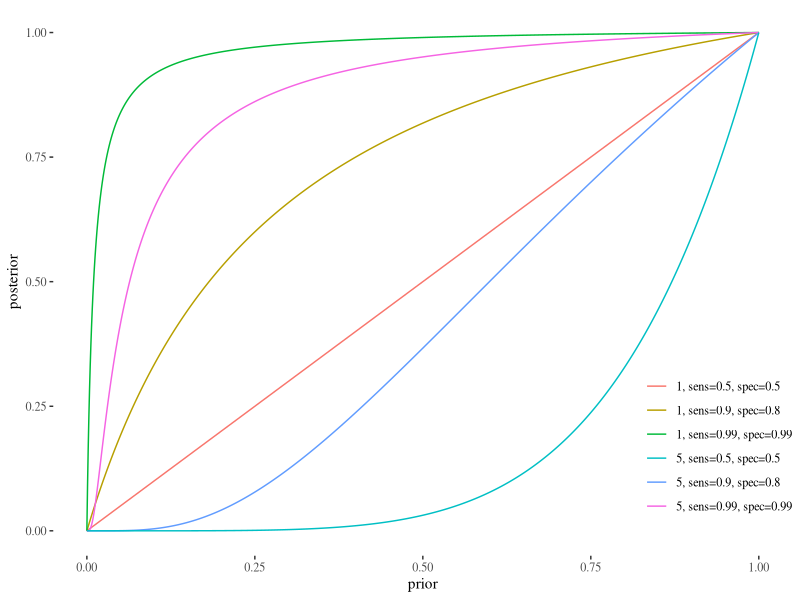
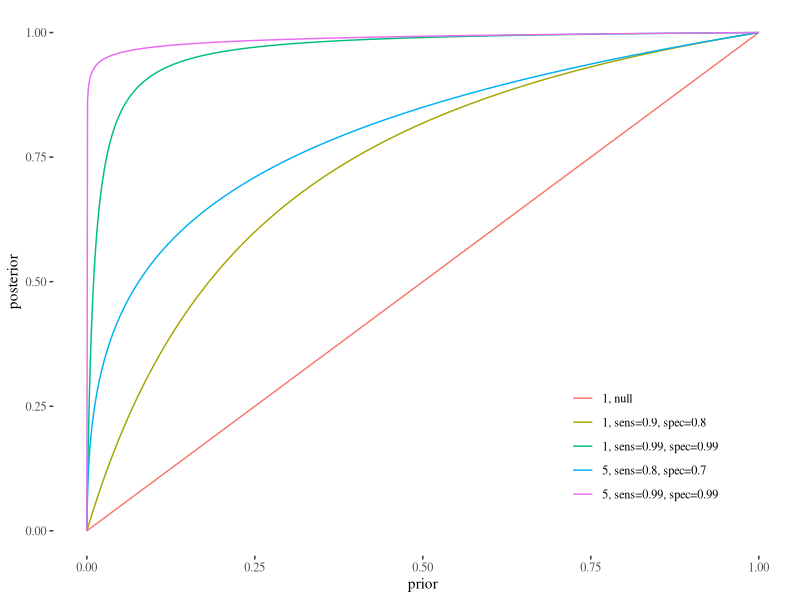
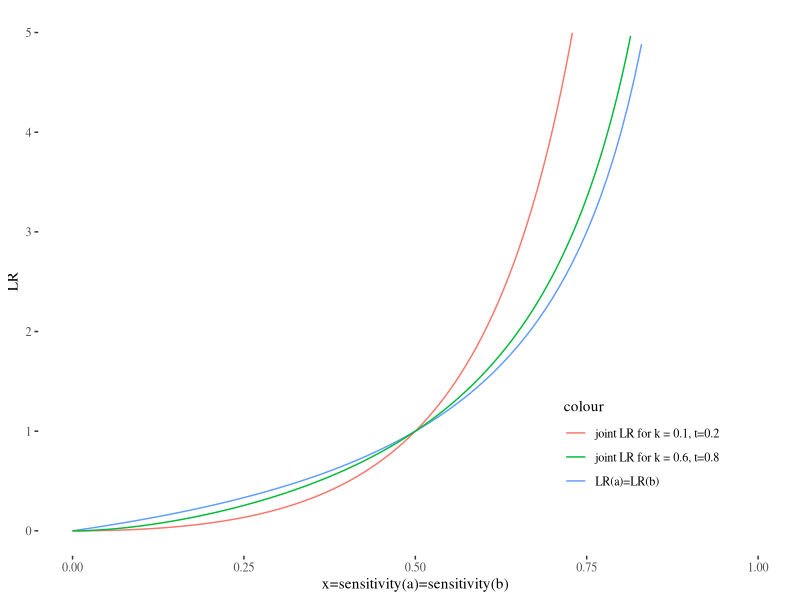
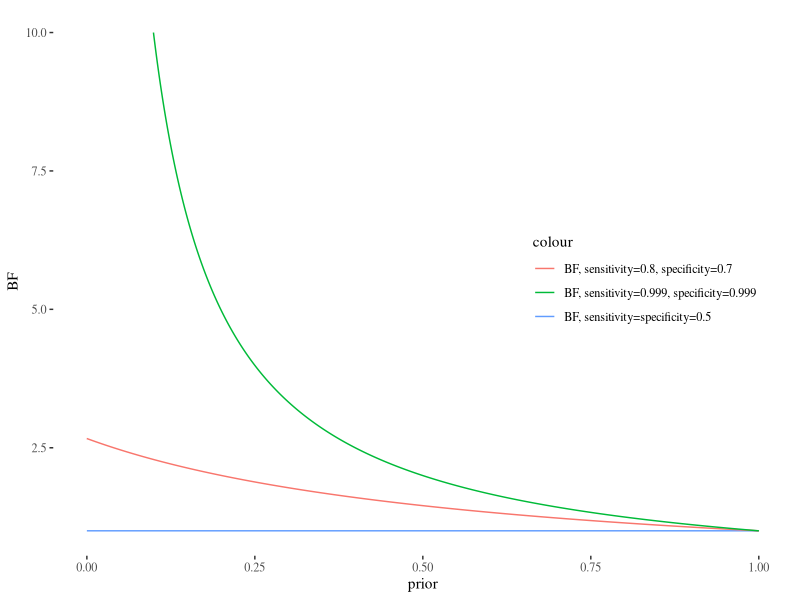
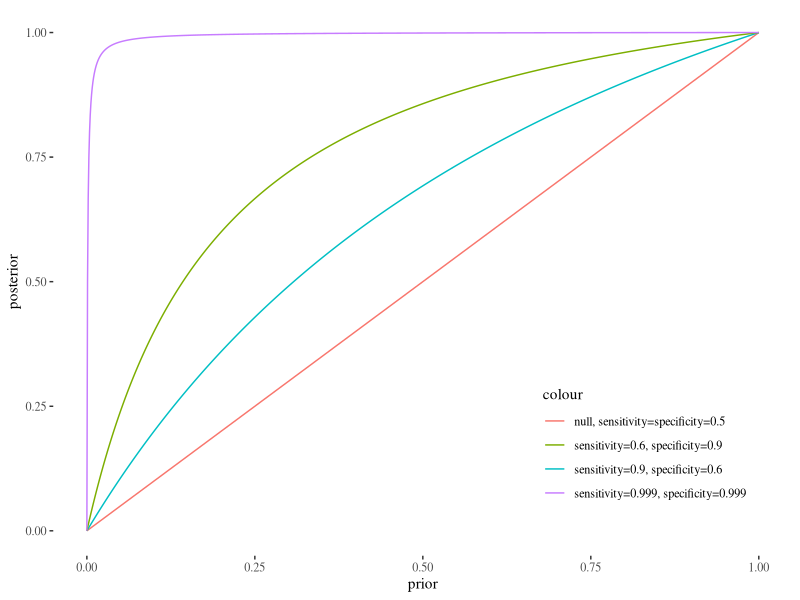
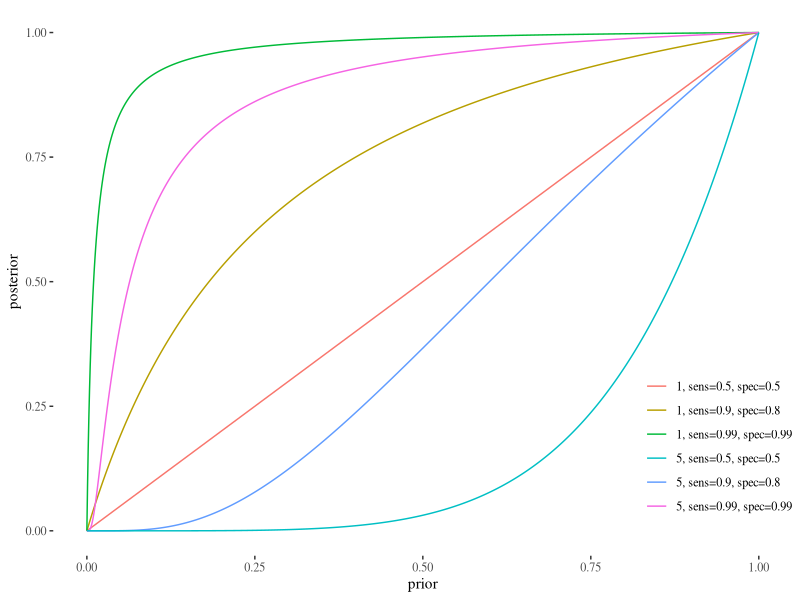
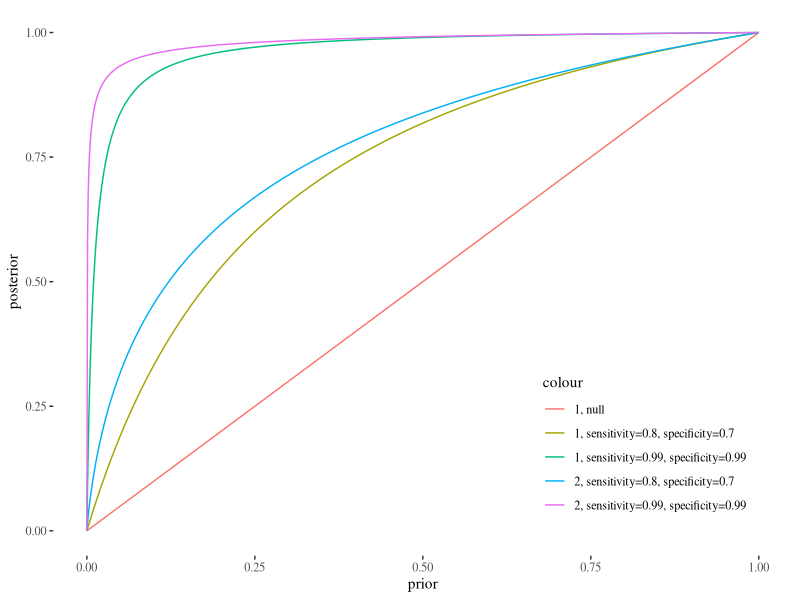

Generate these figures, in order, with R:
## ---- chunk 1
knitr::opts_chunk$set(echo = TRUE)
## ---- chunk 2
0.5^(1/10)
## ---- chunk 3
0.95^(1/10)
## ---- chunk 4
0.95^(10)
## ---- chunk 5
library(ggplot2)
library(ggthemes)


post <- function (x, s1, s2){
  (x)*
    (
      s1/
        (s1*x+(1-s2)*(1-x))
     )
}


postn <- function (x, s1, s2, n){
  ((x)^n)*
    ((
      s1/
        (s1*x+(1-s2)*(1-x))
     )^n)
    
}

x <-seq(0,1,by=0.001)
y0908 <- post(x, 0.9, 0.8)
y0909 <- post(x, 0.99, 0.99)
yy0908 <- postn(x, 0.9, 0.8, 2)
yy0909 <- postn(x, 0.99, 0.99, 2)
yynull <- postn(x, 0.5, 0.5, 2)
y50908 <- postn(x, 0.9, 0.8, 5)
y50909 <- postn(x, 0.99, 0.99, 5)
y5null <- postn(x, 0.5, 0.5, 5)


ggplot() +
  stat_function(fun=function(x)(x), geom="line", aes(colour="1, sens=0.5, spec=0.5"))+
  #geom_line(aes(x = x, y = yynull,color = "2, sens=0.5, spec=0.5")) +
  geom_line(aes(x = x, y = y0908,color = "1, sens=0.9, spec=0.8")) +
  geom_line(aes(x = x, y = y0909,color = "1, sens=0.99, spec=0.99")) +
  #geom_line(aes(x = x, y = yy0908,color = "2, sens=0.9, spec=0.8")) +
  # geom_line(aes(x = x, y = yy0909,color = "2, sens=0.99, spec=0.99")) +
  geom_line(aes(x = x, y = y50908,color = "5, sens=0.9, spec=0.8")) +
  geom_line(aes(x = x, y = y50909,color = "5, sens=0.99, spec=0.99")) +
  geom_line(aes(x = x, y = y5null, color = "5, sens=0.5, spec=0.5")) +
        ylim(c(0,1))+
  xlab("prior")+ ylab("posterior")+theme_tufte()+
  theme(legend.position = c(0.9, 0.2), legend.title = element_blank())
## ---- chunk 6
library(ggplot2)
library(ggthemes)


post <- function (x, s1, s2){
  (x)*
    (
      s1/
        (s1*x+(1-s2)*(1-x))
     )
}


postnEq <- function (x, s1, s2, n){
  ((x^(1/n))^5)*
    ((
      s1/
        (s1*x^(1/n)+(1-s2)*(1-x^(1/n)))
     )^n)
}

x <-seq(0,1,by=0.001)
y0908 <- post(x, 0.9, 0.8)
y0909 <- post(x, 0.99, 0.99)
y50908 <- postnEq(x, 0.9, 0.8, 5)
y50909 <- postnEq(x, 0.99, 0.99, 5)
y5null <- postnEq(x, 0.5, 0.5, 5)

ggplot() +
  stat_function(fun=function(x)(x), geom="line", aes(colour="1, null"))+
  geom_line(aes(x = x, y = y0908,color = "1, sens=0.9, spec=0.8")) +
  geom_line(aes(x = x, y = y0909,color = "1, sens=0.99, spec=0.99")) +
  geom_line(aes(x = x, y = y50908,color = "5, sens=0.8, spec=0.7")) +
  geom_line(aes(x = x, y = y50909,color = "5, sens=0.99, spec=0.99")) +
        ylim(c(0,1))+
  xlab("prior")+ ylab("posterior")+theme_tufte()+
  theme(legend.position = c(0.8, 0.2), legend.title = element_blank())
## ---- chunk 7
library(ggplot2)
library(ggthemes)

combined <- function (x,k,t) {
  (x^2)/
(
  ((1-k)*t*(1-x)*x + k*(1-t)*x*(1-x) + (1-k)*(1-t)*(1-x)*(1-x))
  /
    ((1-k)*t +(1-t)*k+(1-k)*(1-t))
)
}

combinedMarcello <- function(x,k,t){
  (x^2)/(k*(1-t)*(x)*(1-x)+(1-k)*t*x*(1-x)+(1-k)*(1-t)*(1-x)*(1-x))
}

x <-seq(0,1,by=0.001)
y0102 <- combined(x,0.1,0.2)
y0608 <- combined(x,0.6,0.8)

ggplot() +
  stat_function(fun=function(x)(x/(1-x)), geom="line", aes(colour="LR(a)=LR(b)"))+
  geom_line(aes(x = x, y = y0102,color = "joint LR for k = 0.1, t=0.2")) +
  geom_line(aes(x = x, y = y0608,color = "joint LR for k = 0.6, t=0.8")) +
        ylim(c(0,5))+
  xlab("x=sensitivity(a)=sensitivity(b)")+ ylab("LR")+theme_tufte()+
  theme(legend.position = c(0.8, 0.2))
## ---- chunk 8
library(ggplot2)
library(ggthemes)

bf <- function (x, s1, s2){
    (
      s1/
        (s1*x+(1-s2)*(1-x))
     )
}


x <-seq(0,1,by=0.00001)
bfnull <- bf(x, 0.5, 0.5)
bf0807 <- bf(x, 0.8, 0.7)
bf0909 <- bf(x, 0.999, 0.999)


ggplot() +
  geom_line(aes(x = x, y = bfnull,color = "BF, sensitivity=specificity=0.5")) +
  geom_line(aes(x = x, y = bf0807,color = "BF, sensitivity=0.8, specificity=0.7")) +
  geom_line(aes(x = x, y = bf0909,color = "BF, sensitivity=0.999, specificity=0.999")) +
        ylim(c(1,10))+
  xlab("prior")+ ylab("BF")+theme_tufte()+
  theme(legend.position = c(0.8, 0.5))
## ---- chunk 9
library(ggplot2)
library(ggthemes)


post <- function (x, s1, s2){
  (x)*
    (
      s1/
        (s1*x+(1-s2)*(1-x))
     )
}

x <-seq(0,1,by=0.001)
y0906 <- post(x, 0.9, 0.6)
y0609 <- post(x, 0.6, 0.9)
y0909 <- post(x, 0.999, 0.999)

ggplot() +
  stat_function(fun=function(x)(x), geom="line", aes(colour="null, sensitivity=specificity=0.5"))+
  geom_line(aes(x = x, y = y0906,color = "sensitivity=0.9, specificity=0.6")) +
  geom_line(aes(x = x, y = y0609,color = "sensitivity=0.6, specificity=0.9")) +
  geom_line(aes(x = x, y = y0909,color = "sensitivity=0.999, specificity=0.999")) +
        ylim(c(0,1))+
  xlab("prior")+ ylab("posterior")+theme_tufte()+
  theme(legend.position = c(0.8, 0.2))
## ---- chunk 10
library(ggplot2)
library(ggthemes)


post <- function (x, s1, s2){
  (x)*
    (
      s1/
        (s1*x+(1-s2)*(1-x))
     )
}


postn <- function (x, s1, s2, n){
  ((x)^n)*
    ((
      s1/
        (s1*x+(1-s2)*(1-x))
     )^n)
    
}

x <-seq(0,1,by=0.001)
y0908 <- post(x, 0.9, 0.8)
y0909 <- post(x, 0.99, 0.99)
yy0908 <- postn(x, 0.9, 0.8, 2)
yy0909 <- postn(x, 0.99, 0.99, 2)
yynull <- postn(x, 0.5, 0.5, 2)
y50908 <- postn(x, 0.9, 0.8, 5)
y50909 <- postn(x, 0.99, 0.99, 5)
y5null <- postn(x, 0.5, 0.5, 5)


ggplot() +
  stat_function(fun=function(x)(x), geom="line", aes(colour="1, sens=0.5, spec=0.5"))+
  #geom_line(aes(x = x, y = yynull,color = "2, sens=0.5, spec=0.5")) +
  geom_line(aes(x = x, y = y0908,color = "1, sens=0.9, spec=0.8")) +
  geom_line(aes(x = x, y = y0909,color = "1, sens=0.99, spec=0.99")) +
  #geom_line(aes(x = x, y = yy0908,color = "2, sens=0.9, spec=0.8")) +
  # geom_line(aes(x = x, y = yy0909,color = "2, sens=0.99, spec=0.99")) +
  geom_line(aes(x = x, y = y50908,color = "5, sens=0.9, spec=0.8")) +
  geom_line(aes(x = x, y = y50909,color = "5, sens=0.99, spec=0.99")) +
  geom_line(aes(x = x, y = y5null, color = "5, sens=0.5, spec=0.5")) +
        ylim(c(0,1))+
  xlab("prior")+ ylab("posterior")+theme_tufte()+
  theme(legend.position = c(0.9, 0.2), legend.title = element_blank())
## ---- chunk 11
library(ggplot2)
library(ggthemes)


post <- function (x, s1, s2){
  (x)*
    (
      s1/
        (s1*x+(1-s2)*(1-x))
     )
}


post2 <- function (x, s1, s2){
  (x)*
    (
      s1/
        (s1*sqrt(x)+(1-s2)*(1-sqrt(x)))
     )*
    (
      s1/
        (s1*sqrt(x)+(1-s2)*(1-sqrt(x)))
     )
}

x <-seq(0,1,by=0.001)
y0908 <- post(x, 0.9, 0.8)
y0909 <- post(x, 0.99, 0.99)
yy0908 <- post2(x, 0.9, 0.8)
yy0909 <- post2(x, 0.99, 0.99)
yynull <- post2(x, 0.5, 0.5)

ggplot() +
  stat_function(fun=function(x)(x), geom="line", aes(colour="1, null"))+
  geom_line(aes(x = x, y = y0908,color = "1, sensitivity=0.8, specificity=0.7")) +
  geom_line(aes(x = x, y = y0909,color = "1, sensitivity=0.99, specificity=0.99")) +
  geom_line(aes(x = x, y = yy0908,color = "2, sensitivity=0.8, specificity=0.7")) +
  geom_line(aes(x = x, y = yy0909,color = "2, sensitivity=0.99, specificity=0.99")) +
        ylim(c(0,1))+
  xlab("prior")+ ylab("posterior")+theme_tufte()+
  theme(legend.position = c(0.8, 0.2))
